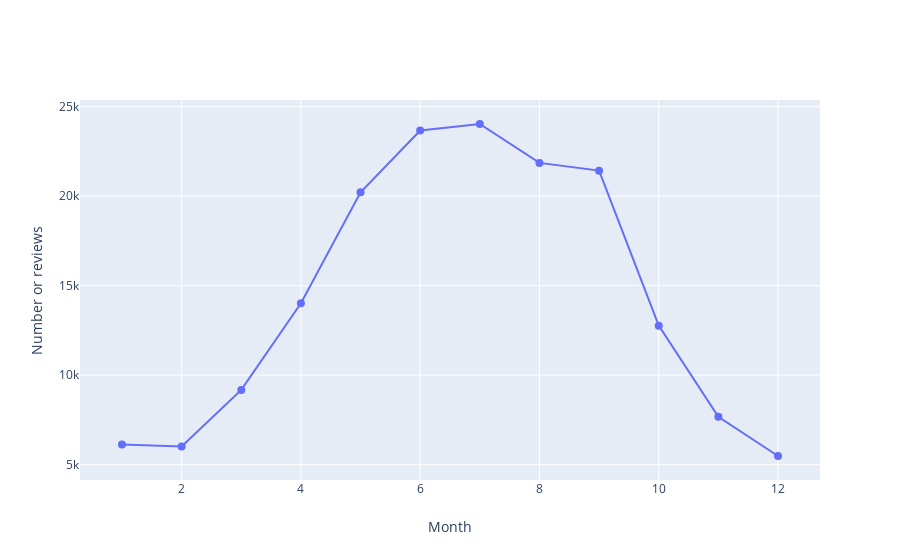

Write notebook code for a chart like this one.
### Code cell
months = [""]
month_counts = np.array([(aspect_reviews["month"] == m).sum() for m in months])

fig = go.Figure(data=go.Scatter(x=months, y=month_counts, marker_size=8))
fig.update_layout(xaxis_title="Month", yaxis_title="Number or reviews")
fig.show()

### Figure 1 — Plotly figure (JSON) as saved in the notebook; plotly's stock layout.template omitted (floating-point values rounded to 4 significant figures)
{"data": [{"marker": {"size": 8}, "type": "scatter", "x": [1, 2, 3, 4, 5, 6, 7, 8, 9, 10, 11, 12], "y": [6128, 6011, 9175, 14019, 20212, 23671, 24031, 21858, 21426, 12765, 7676, 5483]}], "layout": {"xaxis": {"title": {"text": "Month"}}, "yaxis": {"title": {"text": "Number or reviews"}}}}
